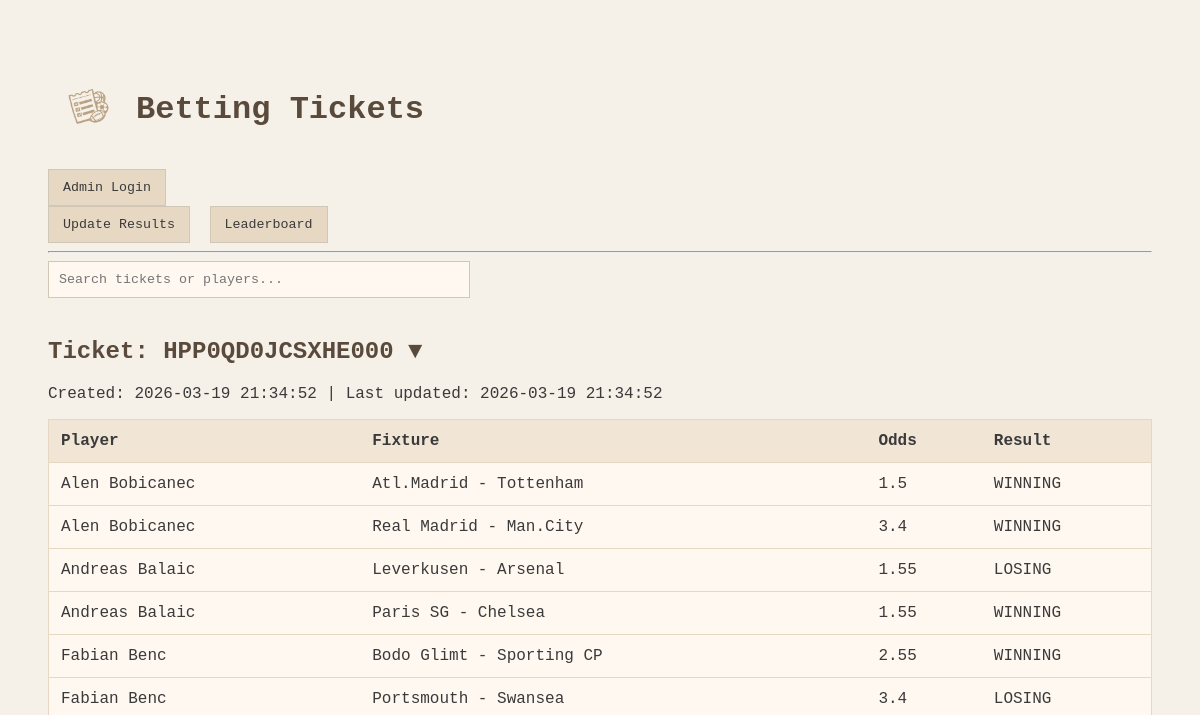
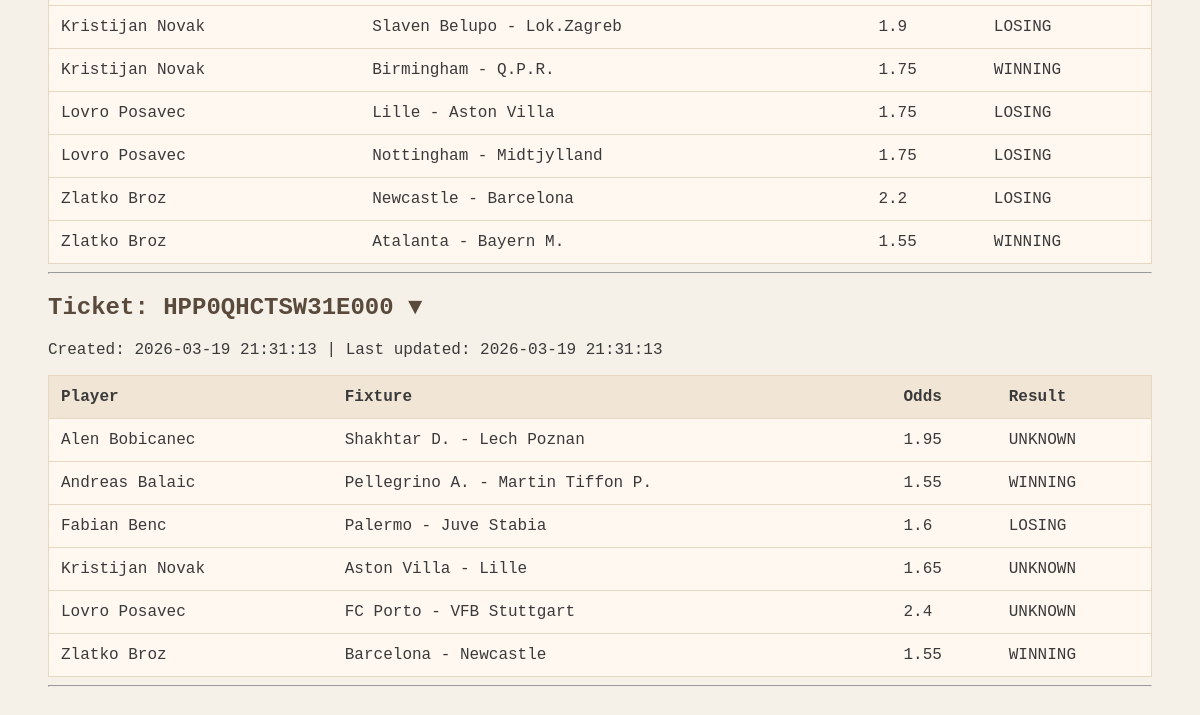
Before: / with the older database file (2 pictures, top to bottom).
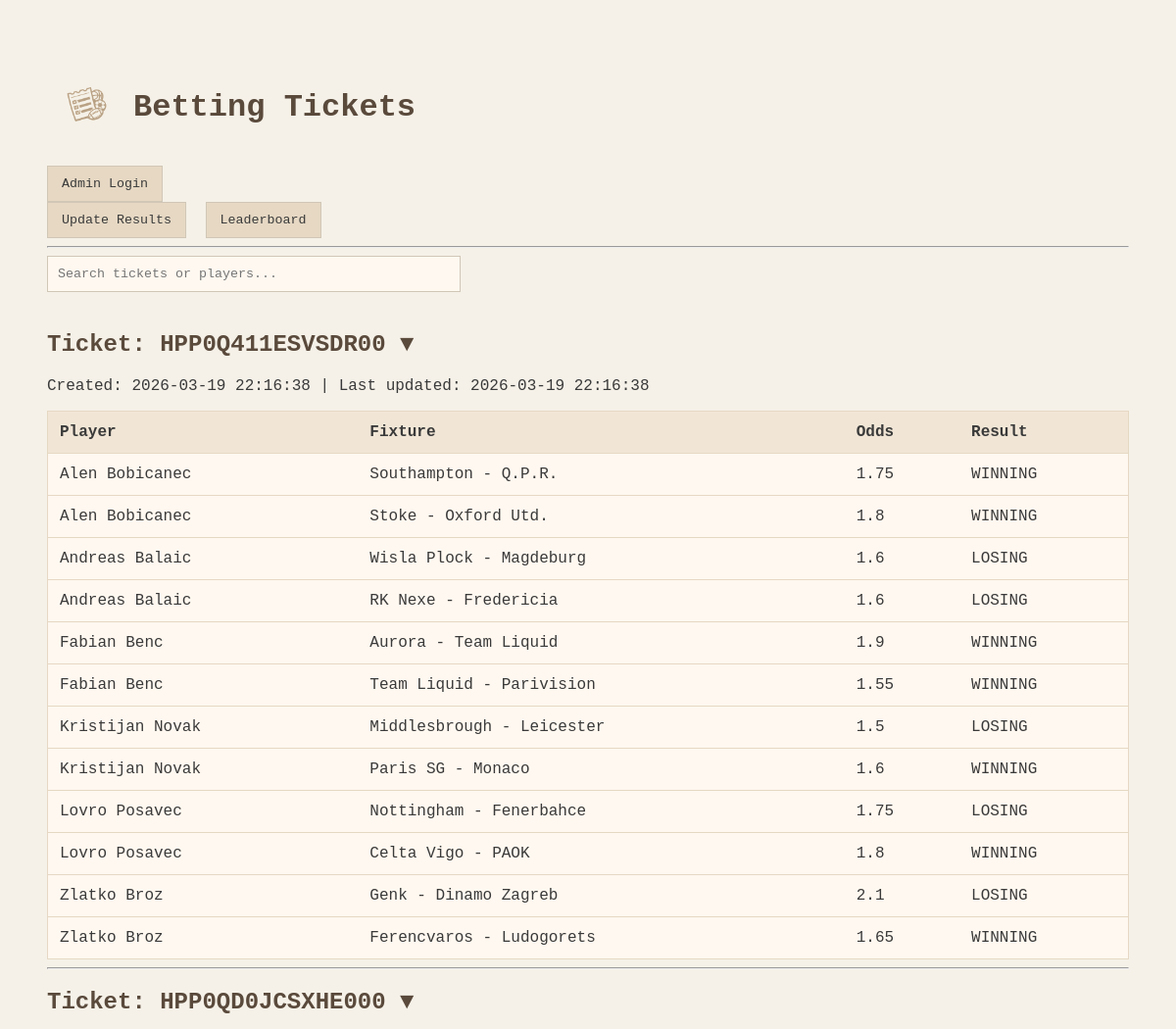
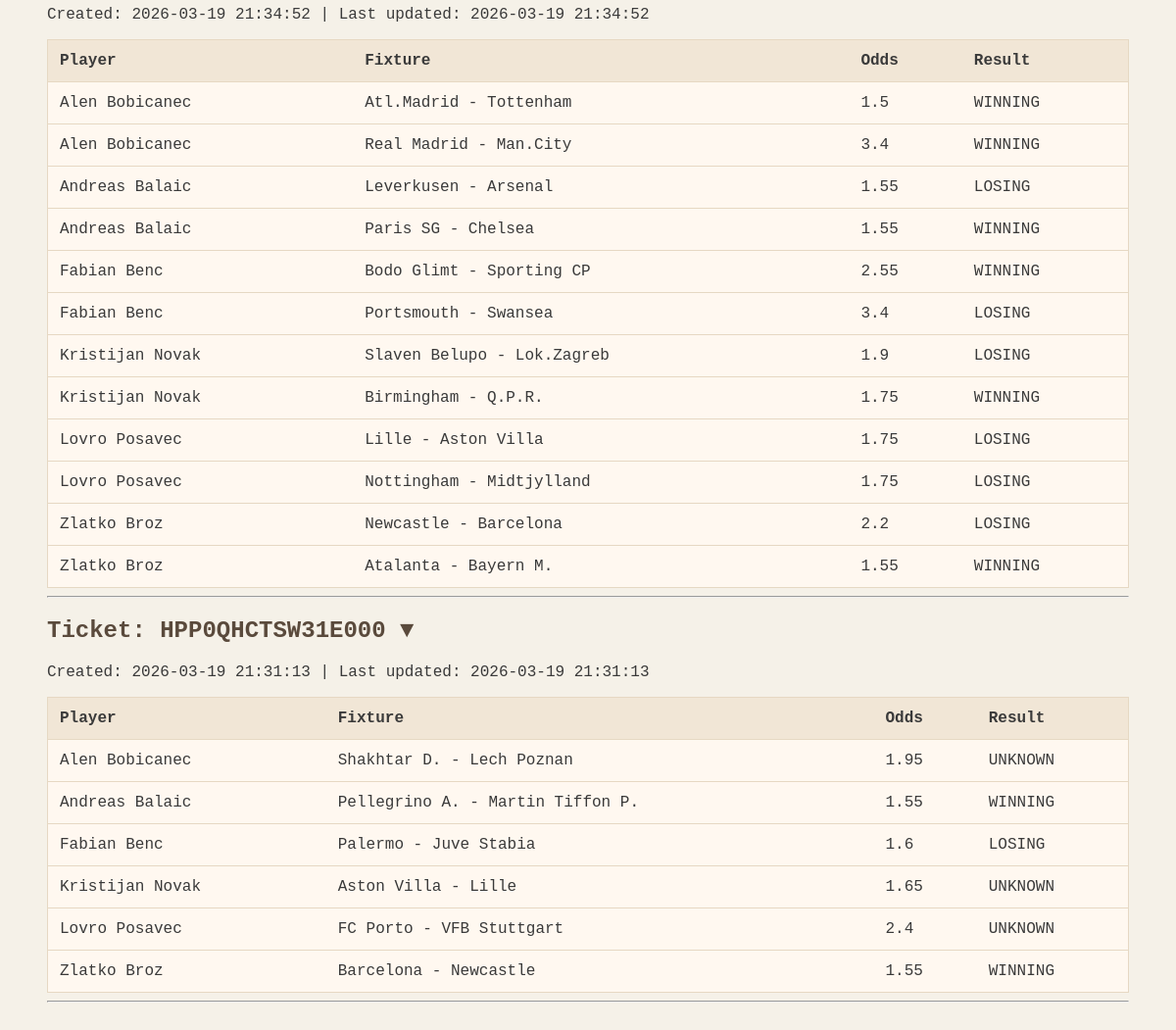
After: the same page with the newer database file (2 pictures, top to bottom).
### tables this page shows
CREATE TABLE tickets (
            id INTEGER PRIMARY KEY AUTOINCREMENT,
            ticket_id TEXT UNIQUE,
            ticket_number TEXT,
            created_at TEXT,
            last_updated TEXT
        );

CREATE TABLE bets (
            id INTEGER PRIMARY KEY AUTOINCREMENT,
            ticket_id TEXT,
            player INTEGER,
            fixture_name TEXT,
            odds REAL,
            result TEXT
        );

### app.py (the view, shortened to what this page needs)
@app.route("/", methods=["GET", "POST"])
def index():
    conn = sqlite3.connect(DB_NAME)
    c = conn.cursor()
    c.execute("""
        SELECT ticket_id, ticket_number, created_at, last_updated
        FROM tickets
        ORDER BY id DESC
    """)
    tickets = c.fetchall()
    c.execute("""
        SELECT ticket_id, player, fixture_name, odds, result
        FROM bets
        ORDER BY ticket_id, player
    """)
    bets = c.fetchall()
    conn.close()
    return render_template(
        "index.html",
        tickets=tickets,
        bets=bets,
        player_names=PLAYER_NAMES,
        admin_logged_in=session.get("admin_logged_in")
    )

### templates/index.html (shortened to what this page needs)
<!DOCTYPE html>
<html lang="en" x-data="ticketApp()">
<head>
    <link rel="stylesheet" href="/static/style.css">
</head>
<body>
<h1 class="header">
    <img src="/static/logo.png" alt="Logo">
    Betting Tickets
</h1>
<div x-show="!admin_logged_in">
    <button @click="loginModal=true">Admin Login</button>
</div>
<a href="/update"><button>Update Results</button></a>
<a href="/leaderboard"><button>Leaderboard</button></a>
<hr>
<input type="text" x-model="search" placeholder="Search tickets or players..." style="margin-bottom:20px;width:400px;">
<div>
    {% for ticket in tickets %}
    <div x-data="{ open: true }" x-show="filterTicket('{{ ticket[1] }}')" x-transition>
        <h2 @click="open = !open" style="cursor: pointer;">
            Ticket: {{ ticket[1] }}
            <span x-text="open ? '▼' : '▶'"></span>
        </h2>
        <p>Created: {{ ticket[2] }} | Last updated: {{ ticket[3] }}</p>
        <table x-show="open" x-transition>
            <thead>
                <tr>
                    <th>Player</th>
                    <th>Fixture</th>
                    <th>Odds</th>
                    <th>Result</th>
                </tr>
            </thead>
            <tbody>
                {% for bet in bets %}
                {% if bet[0] == ticket[0] %}
                <tr x-show="filterTicket('{{ player_names.get(bet[1], 'Unknown') }}')">
                    <td>{{ player_names.get(bet[1], "Unknown") }}</td>
                    <td>{{ bet[2] }}</td>
                    <td>{{ bet[3] }}</td>
                    <td class="{{ bet[4] }}">{{ bet[4] }}</td>
                </tr>
                {% endif %}
                {% endfor %}
            </tbody>
        </table>
        <hr>
    </div>
    {% endfor %}
</div>
</body>
</html>

### static/style.css (style rules this page uses)
body { font-family: 'Courier New', Courier, monospace; background: #f5f1e8; color: #3a3a3a; padding: 40px; }
.header { display: flex; align-items: center; gap: 8px; margin-bottom: 20px; }
.header img { height: 80px; display: inline-block; }
.header { color: #5a4a3c; font-family: 'Courier New', Courier, monospace; }
h1, h2 { color: #5a4a3c; font-family: 'Courier New', Courier, monospace; margin-bottom: 20px; }
input { padding: 10px; width: 300px; border: 1px solid #d1c7b7; background: #fff8f0; color: #3a3a3a; outline: none; font-family: 'Courier New', monospace; }
button { padding: 10px 14px; background: #e6d8c3; border: 1px solid #d1c7b7; color: #3a3a3a; cursor: pointer; font-family: 'Courier New', monospace; transition: all 0.2s; margin-right: 10px; }
a { display: inline-block; text-decoration: none; }
table { width: 100%; border-collapse: collapse; background: #fff8f0; margin-top: 10px; border: 1px solid #e6d8c3; font-family: 'Courier New', monospace; }
th, td { padding: 12px; border-bottom: 1px solid #e6d8c3; text-align: left; }
th { background: #f1e6d6; font-weight: 600; cursor: pointer; }

Changed rows visible on the page:
added tickets: ticket_number "HPP0Q411ESVSDR00", created_at "2026-03-19 22:16:38", last_updated "2026-03-19 22:16:38"
added bets: get "Alen Bobicanec", fixture_name "Southampton - Q.P.R.", odds "1.75", result "WINNING", shown under "HPP0Q411ESVSDR00"
added bets: get "Alen Bobicanec", fixture_name "Stoke - Oxford Utd.", odds "1.8", result "WINNING", shown under "HPP0Q411ESVSDR00"
added bets: get "Andreas Balaic", fixture_name "Wisla Plock - Magdeburg", odds "1.6", result "LOSING", shown under "HPP0Q411ESVSDR00"
added bets: get "Andreas Balaic", fixture_name "RK Nexe - Fredericia", odds "1.6", result "LOSING", shown under "HPP0Q411ESVSDR00"
added bets: get "Fabian Benc", fixture_name "Aurora - Team Liquid", odds "1.9", result "WINNING", shown under "HPP0Q411ESVSDR00"
added bets: get "Fabian Benc", fixture_name "Team Liquid - Parivision", odds "1.55", result "WINNING", shown under "HPP0Q411ESVSDR00"
added bets: get "Kristijan Novak", fixture_name "Middlesbrough - Leicester", odds "1.5", result "LOSING", shown under "HPP0Q411ESVSDR00"
added bets: get "Kristijan Novak", fixture_name "Paris SG - Monaco", odds "1.6", result "WINNING", shown under "HPP0Q411ESVSDR00"
added bets: get "Lovro Posavec", fixture_name "Nottingham - Fenerbahce", odds "1.75", result "LOSING", shown under "HPP0Q411ESVSDR00"
added bets: get "Lovro Posavec", fixture_name "Celta Vigo - PAOK", odds "1.8", result "WINNING", shown under "HPP0Q411ESVSDR00"
added bets: get "Zlatko Broz", fixture_name "Genk - Dinamo Zagreb", odds "2.1", result "LOSING", shown under "HPP0Q411ESVSDR00"
added bets: get "Zlatko Broz", fixture_name "Ferencvaros - Ludogorets", odds "1.65", result "WINNING", shown under "HPP0Q411ESVSDR00"
